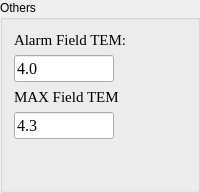
      <widget class="QGroupBox" name="groupBox_5">
       <property name="minimumSize">
        <size>
         <width>100</width>
         <height>0</height>
        </size>
       </property>
       <property name="title">
        <string>Others</string>
       </property>
       <layout class="QVBoxLayout" name="verticalLayout_6">
        <item>
         <widget class="QLabel" name="label1_3">
          <property name="sizePolicy">
           <sizepolicy hsizetype="Fixed" vsizetype="Preferred">
            <horstretch>0</horstretch>
            <verstretch>0</verstretch>
           </sizepolicy>
          </property>
          <property name="minimumSize">
           <size>
            <width>120</width>
            <height>0</height>
           </size>
          </property>
          <property name="maximumSize">
           <size>
            <width>120</width>
            <height>16777215</height>
           </size>
          </property>
          <property name="font">
           <font>
            <family>Times New Roman</family>
            <pointsize>11</pointsize>
           </font>
          </property>
          <property name="text">
           <string>Alarm Field TEM:</string>
          </property>
         </widget>
        </item>
        <item>
         <widget class="QLineEdit" name="le_field_temp_alarm">
          <property name="sizePolicy">
           <sizepolicy hsizetype="Fixed" vsizetype="Fixed">
            <horstretch>0</horstretch>
            <verstretch>0</verstretch>
           </sizepolicy>
          </property>
          <property name="minimumSize">
           <size>
            <width>100</width>
            <height>0</height>
           </size>
          </property>
          <property name="maximumSize">
           <size>
            <width>100</width>
            <height>16777215</height>
           </size>
          </property>
          <property name="font">
           <font>
            <family>Times New Roman</family>
            <pointsize>12</pointsize>
           </font>
          </property>
          <property name="text">
           <string>4.0</string>
          </property>
         </widget>
        </item>
        <item>
         <widget class="QLabel" name="label1_15">
          <property name="sizePolicy">
           <sizepolicy hsizetype="Fixed" vsizetype="Preferred">
            <horstretch>0</horstretch>
            <verstretch>0</verstretch>
           </sizepolicy>
          </property>
          <property name="minimumSize">
           <size>
            <width>120</width>
            <height>0</height>
           </size>
          </property>
          <property name="maximumSize">
           <size>
            <width>120</width>
            <height>16777215</height>
           </size>
          </property>
          <property name="font">
           <font>
            <family>Times New Roman</family>
            <pointsize>11</pointsize>
           </font>
          </property>
          <property name="text">
           <string>MAX Field TEM</string>
          </property>
         </widget>
        </item>
        <item>
         <widget class="QLineEdit" name="le_field_temp_max">
          <property name="sizePolicy">
           <sizepolicy hsizetype="Fixed" vsizetype="Fixed">
            <horstretch>0</horstretch>
            <verstretch>0</verstretch>
           </sizepolicy>
          </property>
          <property name="minimumSize">
           <size>
            <width>100</width>
            <height>0</height>
           </size>
          </property>
          <property name="maximumSize">
           <size>
            <width>100</width>
            <height>16777215</height>
           </size>
          </property>
          <property name="font">
           <font>
            <family>Times New Roman</family>
            <pointsize>12</pointsize>
           </font>
          </property>
          <property name="text">
           <string>4.3</string>
          </property>
         </widget>
        </item>
        <item>
         <spacer name="verticalSpacer">
          <property name="orientation">
           <enum>Qt::Vertical</enum>
          </property>
          <property name="sizeHint" stdset="0">
           <size>
            <width>20</width>
            <height>40</height>
           </size>
          </property>
         </spacer>
        </item>
       </layout>
      </widget>
